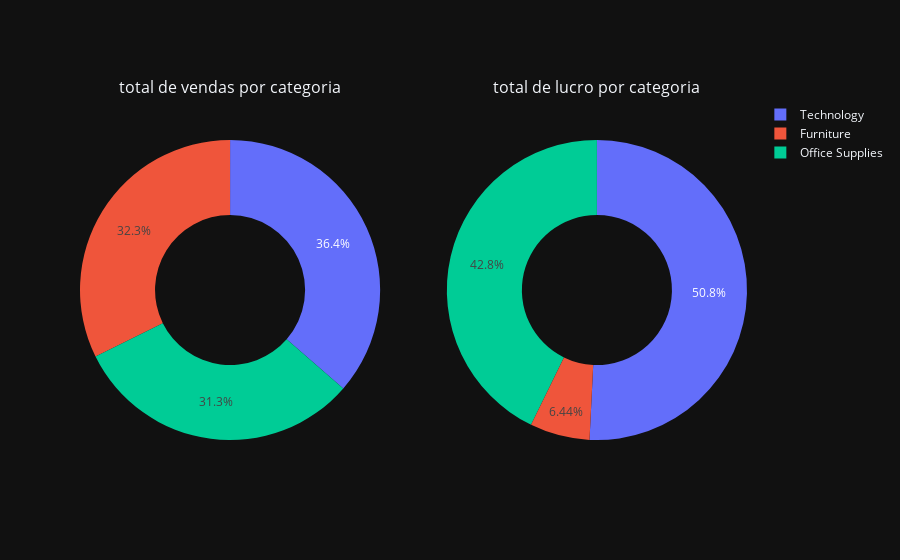

The notebook cell saved with this chart:
### Markdown cell above
4.4 - grafico de vendas por categorias

### Code cell
category_by_sales_profit = df.groupby('Category',as_index=False)[['Sales','Profit']].sum().round().sort_values('Sales',ascending=False)
f1=px.pie(category_by_sales_profit,
          values='Sales',names='Category',
          template='plotly_dark',
          labels={'Sales':'Total Sales','Category':'Category'}
          ,hole=0.5)
f2=px.pie(category_by_sales_profit,
          values='Profit',names='Category',
          template='plotly_dark',
          labels={'Profit':'Total Profit','Category':'Category'},
          hole=0.5)


fig=make_subplots(rows=1,cols=2,subplot_titles=('total de vendas por categoria','total de lucro por categoria'),specs=[[{'type':'domain'},{'type':'domain'}]])
fig.add_trace(f1['data'][0],row=1,col=1)
fig.add_trace(f2['data'][0],row=1,col=2)
fig.update_layout(title_x=0.5,template='plotly_dark')
fig.show()

### Figure 1 — Plotly figure (JSON) as saved in the notebook; plotly's stock layout.template omitted (floating-point values rounded to 4 significant figures)
{"data": [{"domain": {"x": [0, 0.45], "y": [0, 1]}, "hole": 0.5, "hovertemplate": "Category=%{label}<br>Total Sales=%{value}<extra></extra>", "labels": ["Technology", "Furniture", "Office Supplies"], "legendgroup": "", "name": "", "showlegend": true, "type": "pie", "values": [836200.0, 742000.0, 719000.0]}, {"domain": {"x": [0.55, 1], "y": [0, 1]}, "hole": 0.5, "hovertemplate": "Category=%{label}<br>Total Profit=%{value}<extra></extra>", "labels": ["Technology", "Furniture", "Office Supplies"], "legendgroup": "", "name": "", "showlegend": true, "type": "pie", "values": [145500.0, 18450.0, 122500.0]}], "layout": {"annotations": [{"font": {"size": 16}, "showarrow": false, "text": "total de vendas por categoria", "x": 0.225, "xanchor": "center", "xref": "paper", "y": 1, "yanchor": "bottom", "yref": "paper"}, {"font": {"size": 16}, "showarrow": false, "text": "total de lucro por categoria", "x": 0.775, "xanchor": "center", "xref": "paper", "y": 1, "yanchor": "bottom", "yref": "paper"}], "title": {"x": 0.5}}}
